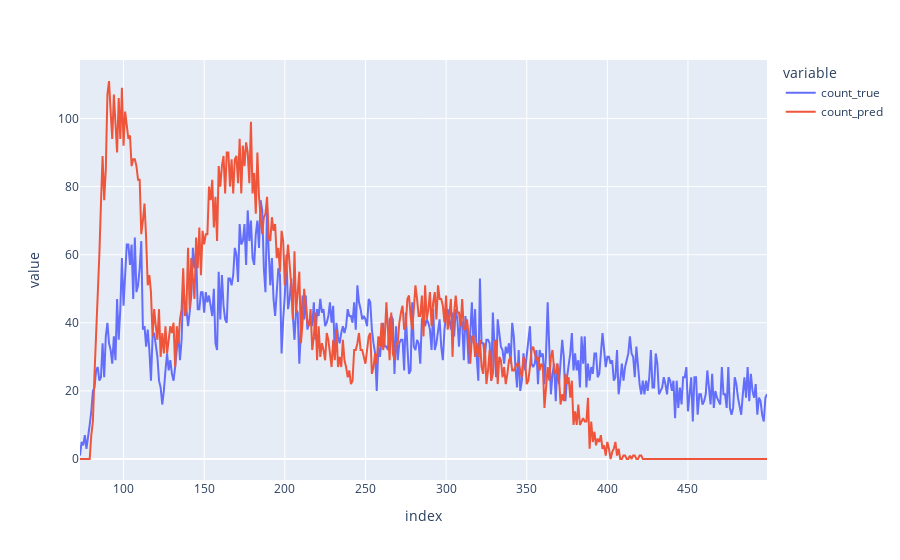

The notebook cell this image was saved under:
### Code cell
import plotly.express as px

fig = px.line(d1, x= d.index, y = ['count_true', 'count_pred'])
fig.show()

### Figure 1 — Plotly figure (JSON) as saved in the notebook; plotly's stock layout.template omitted (floating-point values rounded to 4 significant figures; data arrays with more than 128 entries replaced by an {"elided": "..."} marker saying what was removed)
{"data": [{"hovertemplate": "variable=count_true<br>index=%{x}<br>value=%{y}<extra></extra>", "legendgroup": "count_true", "line": {"color": "#636efa", "dash": "solid"}, "marker": {"symbol": "circle"}, "mode": "lines", "name": "count_true", "orientation": "v", "showlegend": true, "type": "scatter", "x": {"elided": "427 int values"}, "xaxis": "x", "y": {"elided": "427 int values"}, "yaxis": "y"}, {"hovertemplate": "variable=count_pred<br>index=%{x}<br>value=%{y}<extra></extra>", "legendgroup": "count_pred", "line": {"color": "#EF553B", "dash": "solid"}, "marker": {"symbol": "circle"}, "mode": "lines", "name": "count_pred", "orientation": "v", "showlegend": true, "type": "scatter", "x": {"elided": "427 int values"}, "xaxis": "x", "y": {"elided": "427 int values"}, "yaxis": "y"}], "layout": {"legend": {"title": {"text": "variable"}, "tracegroupgap": 0}, "margin": {"t": 60}, "xaxis": {"anchor": "y", "domain": [0, 1], "title": {"text": "index"}}, "yaxis": {"anchor": "x", "domain": [0, 1], "title": {"text": "value"}}}}
